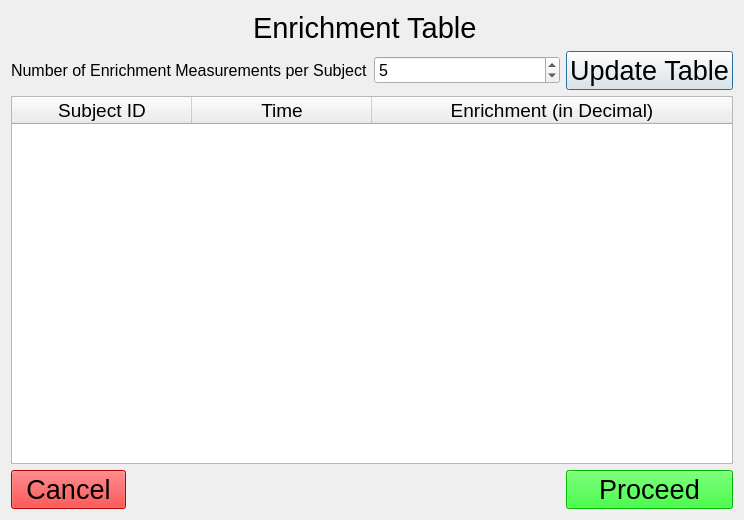
<?xml version="1.0" encoding="UTF-8"?>
<ui version="4.0">
 <class>Dialog</class>
 <widget class="QDialog" name="Dialog">
  <property name="geometry">
   <rect>
    <x>0</x>
    <y>0</y>
    <width>744</width>
    <height>520</height>
   </rect>
  </property>
  <property name="font">
   <font>
    <pointsize>20</pointsize>
   </font>
  </property>
  <property name="windowTitle">
   <string>Dialog</string>
  </property>
  <layout class="QGridLayout" name="gridLayout">
   <item row="0" column="0" colspan="2">
    <spacer name="horizontalSpacer_2">
     <property name="orientation">
      <enum>Qt::Horizontal</enum>
     </property>
     <property name="sizeHint" stdset="0">
      <size>
       <width>155</width>
       <height>20</height>
      </size>
     </property>
    </spacer>
   </item>
   <item row="0" column="2" colspan="2">
    <widget class="QLabel" name="label">
     <property name="font">
      <font>
       <pointsize>22</pointsize>
      </font>
     </property>
     <property name="text">
      <string>Enrichment Table</string>
     </property>
     <property name="wordWrap">
      <bool>true</bool>
     </property>
    </widget>
   </item>
   <item row="0" column="4" colspan="2">
    <spacer name="horizontalSpacer_3">
     <property name="orientation">
      <enum>Qt::Horizontal</enum>
     </property>
     <property name="sizeHint" stdset="0">
      <size>
       <width>155</width>
       <height>20</height>
      </size>
     </property>
    </spacer>
   </item>
   <item row="1" column="0" colspan="3">
    <widget class="QLabel" name="label_2">
     <property name="font">
      <font>
       <pointsize>12</pointsize>
      </font>
     </property>
     <property name="text">
      <string>Number of Enrichment Measurements per Subject</string>
     </property>
    </widget>
   </item>
   <item row="1" column="3" colspan="2">
    <widget class="QSpinBox" name="enrichments_for_subject">
     <property name="font">
      <font>
       <pointsize>12</pointsize>
      </font>
     </property>
     <property name="minimum">
      <number>4</number>
     </property>
     <property name="value">
      <number>5</number>
     </property>
    </widget>
   </item>
   <item row="1" column="5">
    <widget class="QPushButton" name="UpdateTableButton">
     <property name="text">
      <string>Update Table</string>
     </property>
    </widget>
   </item>
   <item row="2" column="0" colspan="6">
    <widget class="QTableWidget" name="EnrichmentTable">
     <property name="font">
      <font>
       <pointsize>14</pointsize>
      </font>
     </property>
     <property name="autoScrollMargin">
      <number>15</number>
     </property>
     <property name="columnCount">
      <number>3</number>
     </property>
     <attribute name="horizontalHeaderCascadingSectionResizes">
      <bool>true</bool>
     </attribute>
     <attribute name="horizontalHeaderDefaultSectionSize">
      <number>180</number>
     </attribute>
     <attribute name="horizontalHeaderStretchLastSection">
      <bool>true</bool>
     </attribute>
     <column>
      <property name="text">
       <string>Subject ID</string>
      </property>
     </column>
     <column>
      <property name="text">
       <string>Time</string>
      </property>
     </column>
     <column>
      <property name="text">
       <string>Enrichment (in Decimal)</string>
      </property>
     </column>
    </widget>
   </item>
   <item row="3" column="0">
    <widget class="QPushButton" name="CancelButton">
     <property name="font">
      <font>
       <pointsize>20</pointsize>
      </font>
     </property>
     <property name="styleSheet">
      <string notr="true">background-color: rgb(255, 0, 0);</string>
     </property>
     <property name="text">
      <string>Cancel</string>
     </property>
    </widget>
   </item>
   <item row="3" column="1" colspan="4">
    <spacer name="horizontalSpacer">
     <property name="orientation">
      <enum>Qt::Horizontal</enum>
     </property>
     <property name="sizeHint" stdset="0">
      <size>
       <width>388</width>
       <height>20</height>
      </size>
     </property>
    </spacer>
   </item>
   <item row="3" column="5">
    <widget class="QPushButton" name="ProceedButton">
     <property name="font">
      <font>
       <pointsize>20</pointsize>
      </font>
     </property>
     <property name="styleSheet">
      <string notr="true">background-color: rgb(0, 255, 0);</string>
     </property>
     <property name="text">
      <string>Proceed</string>
     </property>
    </widget>
   </item>
  </layout>
 </widget>
 <resources/>
 <connections/>
</ui>
